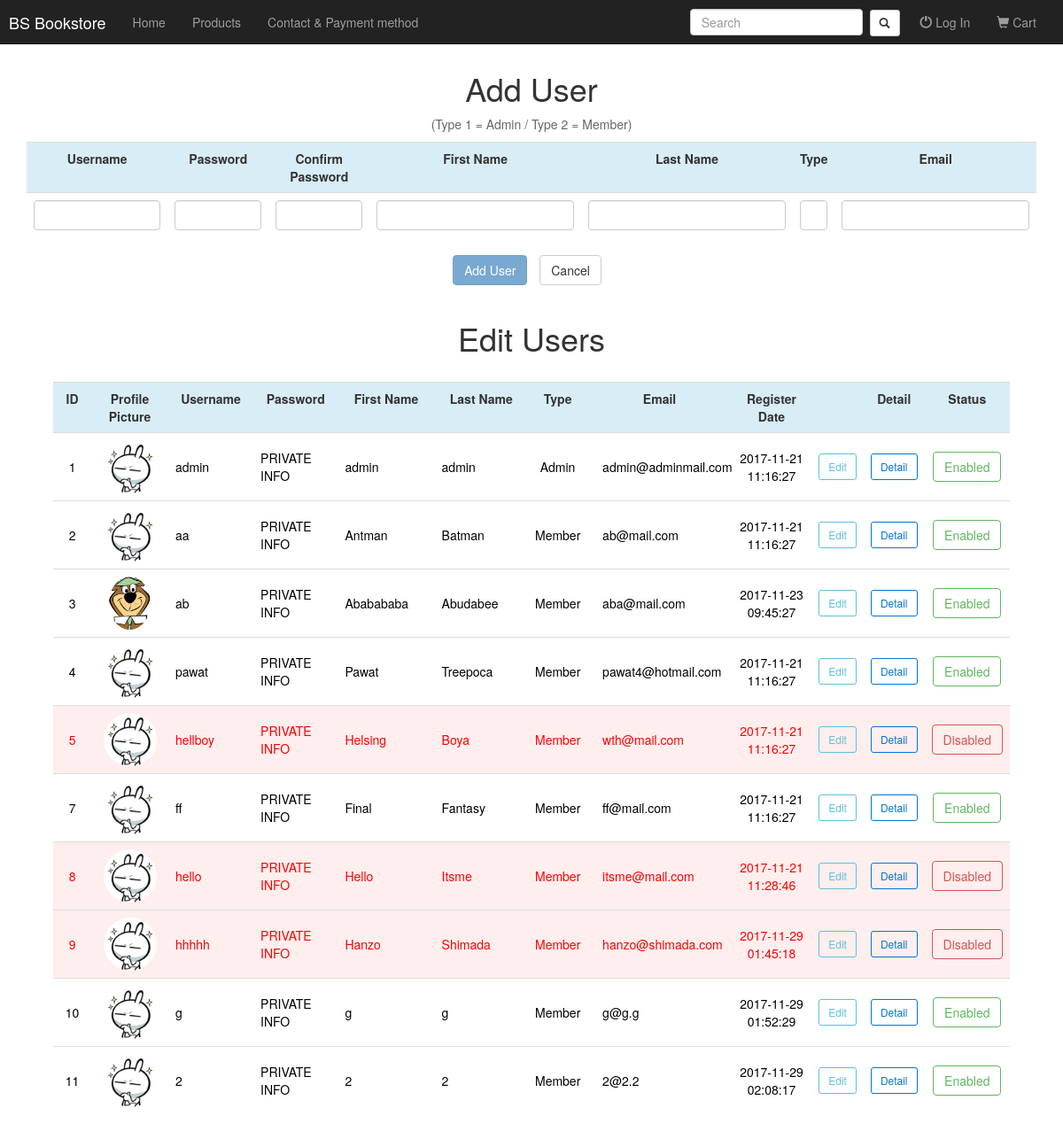
Screenshot of /user_list.php with the database file from the repository.
### tables this page shows
CREATE TABLE `user` (
  `USER_ID` int(11) NOT NULL,
  `USER_NAME` varchar(20) NOT NULL,
  `USER_PASSWORD` varchar(20) NOT NULL,
  `USER_TYPE` int(11) NOT NULL,
  `USER_FNAME` varchar(40) NOT NULL,
  `USER_LNAME` varchar(40) NOT NULL,
  `USER_EMAIL` varchar(50) NOT NULL,
  `register_date` datetime NOT NULL DEFAULT CURRENT_TIMESTAMP,
  `disable` tinyint(1) NOT NULL,
  `propic` varchar(200) NOT NULL DEFAULT '0.jpg'
);

CREATE TABLE `usertype` (
  `TYPE_ID` int(11) NOT NULL,
  `TYPE_NAME` varchar(20) NOT NULL
);

### user_list.php (the view, shortened to what this page needs)
<!DOCTYPE html>
<?php
    require_once("navbar.php");
  ?>
<html lang="en">
<head>
  <link rel="stylesheet" href="bootstrap/css/bootstrap.css" type="text/css">
  <link rel="stylesheet" href="modal.css" type="text/css">
  <link rel="stylesheet" href="btnoutline.css" type="text/css">
  <link rel="stylesheet" href="alert.css" type="text/css">
</head>
<body>
<nav class="navbar navbar-inverse navbar-fixed-top">
</nav>
<br><br><br>
    <div class="text-center">
        <h1>Add User</h1>
        <p style="color:#656565;">(Type 1 = Admin / Type 2 = Member)</p>
    </div>
    <form id="add" action="user_edit.php" method="POST">
          <table align="center" class="table table-hover center row-add" style="width:95%;">
            <tr class="info">
              <th class="text-center" >Username</th>
              <th class="text-center" >Password</th>
              <th class="text-center" >Confirm Password</th>
              <th class="text-center" >First Name</th>
              <th class="text-center" >Last Name</th>
              <th class="text-center" >Type</th>
              <th class="text-center" >Email</th>
            </tr>
            <tr>
                <td class="text-left" style="width:14%;"><input type="text" maxlength="20" class="form-control" name="username" value="" style="width:100%;"></td>
                <td class="text-left" style="width:10%;"><input type="password" maxlength="20" class="form-control"  name="password" value="" style="width:100%;"></td>
                <td class="text-left" style="width:10%;"><input type="password" maxlength="20" class="form-control"  name="cpassword" value="" style="width:100%;"></td>
                <td class="text-left" style="width:21%;"><input type="text" maxlength="40" class="form-control"  name="fname" value="" style="width:100%;"></td>
                <td class="text-left" style="width:21%;"><input type="text" maxlength="40" class="form-control"  name="lname" value="" style="width:100%;"></td>
                <td class="text-center" style="width:4%;"><input type="text" maxlength="1" class="form-control text-center"  name="type" value="" style="width:100%;"></td>
                <td class="text-left" style="width:23%;"><input type="email" maxlength="50" class="form-control"  name="email" value="" style="width:100%;"></td>
            </tr>
          </table>
          <div class="text-center">
              <input class="btn-primary btn" style="margin-right:10px;display:inline-block;" type="submit" name="add_user" value="Add User" id="register" disabled="disabled">
              <input class="btn-default btn" style="margin-right:10px;display:inline-block;" type="submit" name="cancel" value="Cancel" formaction="user_list.php">
          </div>
    </form>
  <?php
      $q = 'SELECT * FROM user JOIN usertype WHERE TYPE_ID = USER_TYPE ORDER BY USER_ID ASC';
      $result = $mysqli->query($q);
      if($result){
  ?>
          <br>
          <div id="edit" class="text-center">
              <h1>Edit Users</h1><br>
          </div>
          <form id="myform" action="user_edit.php" method="POST">
              <table align="center" class="table table-hover center" style="width:90%;">
                  <tr class="info">
                      <th class="text-center" >ID</th>
                      <th class="text-center" >Profile Picture</th>
                      <th class="text-center" >Username</th>
                      <th class="text-center" >Password</th>
                      <th class="text-center" >First Name</th>
                      <th class="text-center" >Last Name</th>
                      <th class="text-center" >Type</th>
                      <th class="text-center" >Email</th>
                      <th class="text-center" >Register Date</th>
                      <th></th>
                      <th class="text-center" >Detail</th>
                      <th class="text-center" >Status</th>
                  </tr>
                  <?php
                  while($row=$result->fetch_array()){ ?>
                      <tr style="color:
                          <?php
                              if($row['disable']){echo 'red;background:rgba(255, 213, 213,.4);';}
                              else{echo 'black;';}
                          ?>
                      ">
                        <?php
                        if(isset($_POST['edit']) && $_POST['edit']== $row['USER_ID']){?>
                                    <td class="text-center" style="vertical-align:middle;width:5%;">
                                        <input type="hidden" name="id" value="<?=$row['USER_ID']?>">
                                        <?= $row['USER_ID']; ?>
                                    </td>
                                    <td class="text-center" style="vertical-align:middle;">
                                        <img src="profile/<?=$row['propic']?>" style="height:60px;width:60;border-radius:50%;">
                                    </td>
                                    <td class="text-left" style="vertical-align:middle;width:10%;;">
                                        <input type="text" class="form-control"  name="username" value="<?=$row['USER_NAME']?>" style="width:100%;">
                                    </td>
                                    <td class="text-left" style="vertical-align:middle;width:10%;;">
                                          <input type="text" class="form-control"  name="password" value="<?=$row['USER_PASSWORD']?>" style="width:100%;">
                                    </td>
                                    <td class="text-left" style="vertical-align:middle;width:15%;">
                                        <input type="text" class="form-control"  name="fname" value="<?=$row['USER_FNAME']?>" style="width:95%;display:inline-block;">
                                    </td>
                                    <td class="text-left" style="vertical-align:middle;width:15%;">
                                        <input type="text" class="form-control"  name="lname" value="<?=$row['USER_LNAME']?>" style="width:95%;display:inline-block;">
                                    </td>
                                    <td class="text-center" style="vertical-align:middle;">
                                        <?=$row['TYPE_NAME']?>
                                    </td>
                                    <td class="text-center" style="vertical-align:middle;width:15%;">
                                        <input type="text" class="form-control"  name="email" value="<?=$row['USER_EMAIL']?>" style="width:90%;">
                                        </td>
                                    <td class="text-center" style="vertical-align:middle;width:10%;">
                                        <?=$row['register_date']?>
                                    </td>
                                    <td id="<?=$row['USER_ID']?>" class="text-center" style="vertical-align:middle;width:5%;">
                                        <button class="btn btn-info btn-sm" type="submit" form="myform" name="update" value="Update Changes">Save</button>
                                        <input class="btn-default btn btn-sm" style="display:inline-block;margin-top:6px;color:#858585;" type="submit" name="cancel" value="Cancel" formaction="user_list.php#<?=$_POST['edit']?>">
                                    </td>
                                    <td id="<?=$row['USER_ID']?>" class="text-center" style="vertical-align:middle;width:4%;">
                                        <form id="detail_form" action="user_list_detail.php" method="POST">
                                          <button class="btn btn-outline-primary btn-sm" type="submit" form="detail_form" name="detail" value="<?=$row['USER_ID']?>">Detail</button>
                                        </form>
                                    </td>
                                    <td class="text-center" style="vertical-align:middle;width:40px;">
                                      <form id="disable_form" action="user_edit.php" method="POST">
                                        <button
                                          <?php
                                              if(!$row['disable']){echo 'class="btn btn-outline-success" onclick="return confirm(\'Do you want to DISABLE this user?\')"';}
                                              else{echo 'class="btn btn-outline-danger" onclick="return confirm(\'Do you want to ENABLE this user?\')"';}
                                          ?>
                                        form="disable_form" type="submit" name="disable" value="<?= $row['USER_ID']?>">
                                          <?php
                                              if(!$row['disable']){echo "Enabled";}
                                              else{echo "Disabled";}
                                          ?>
                                        </button>
                                      </form>
                                    </td>
                                </tr>
                              <?php
                        }else{?>
                                    <td class="text-center" style="vertical-align:middle;width:5%;">
                                      <?= $row['USER_ID']; ?>
                                    </td>
                                    <td class="text-center" style="vertical-align:middle;width:9%;">
                                        <img src="profile/<?=$row['propic']?>" style="height:60px;width:60;border-radius:50%;">
                                    </td>
                                    <td class="text-left" style="vertical-align:middle;width:10%;;">
                                        <?=$row['USER_NAME']?>
                                    </td>
                                    <td class="text-left" style="vertical-align:middle;width:10%;;">
                                      PRIVATE INFO
                                    </td>
                                    <td class="text-left" style="vertical-align:middle;width:12%;">
                                        <?=$row['USER_FNAME']?>
                                    </td>
                                    <td class="text-left" style="vertical-align:middle;width:12%;">
                                        <?=$row['USER_LNAME']?>
                                    </td>
                                    <td class="text-center" style="vertical-align:middle;">
                                        <?=$row['TYPE_NAME']?>
                                    </td>
                                    <td class="text-left" style="vertical-align:middle;width:15%;">
                                        <span style="padding-left:6%"><?=$row['USER_EMAIL']?></span>
                                    </td>
                                    <td class="text-center" style="vertical-align:middle;width:10%;">
                                        <?=$row['register_date']?>
                                    </td>
                                    <td id="<?=$row['USER_ID']?>" class="text-center" style="vertical-align:middle;width:5%;">
                                        <form id="edit_form" action="user_list.php#edit" method="POST">
                                          <button class="btn btn-outline-info btn-sm" type="submit" form="edit_form" name="edit" value="<?=$row['USER_ID']?>">Edit</button>
                                        </form>
                                    </td>
                                    <td id="<?=$row['USER_ID']?>" class="text-center" style="vertical-align:middle;width:4%;">
                                        <form id="detail_form" action="user_list_detail.php" method="POST">
                                          <button class="btn btn-outline-primary btn-sm" type="submit" form="detail_form" name="detail" value="<?=$row['USER_ID']?>">Detail</button>
                                        </form>
                                    </td>
                                    <td class="text-center" style="vertical-align:middle;width:40px;">
                                        <form id="disable_form" action="user_edit.php" method="POST">
                                          <button
                                            <?php
                                                if(!$row['disable']){echo 'class="btn btn-outline-success" onclick="return confirm(\'Do you want to DISABLE this user?\')"';}
                                                else{echo 'class="btn btn-outline-danger" onclick="return confirm(\'Do you want to ENABLE this user?\')"';}
                                            ?>
                                          form="disable_form" type="submit" name="disable" value="<?= $row['USER_ID']?>">
                                            <?php
                                                if(!$row['disable']){echo "Enabled";}
                                                else{echo "Disabled";}
                                            ?>
                                          </button>
                                        </form>
                                    </td>
                                </tr>
                              <?php
                            }
                          }
                          ?>
                        </table>
          </form>
          <br><br><br>
          <?php
      }?>
</body>
</html>

### btnoutline.css (style rules this page uses)
.btn-outline-danger { color:#d9534f; background-image:none; background-color:transparent; border-color:#d9534f; }
.btn-outline-info { color:#5bc0de; background-image:none; background-color:transparent; border-color:#5bc0de; }
.btn-outline-primary { color:#0275d8; background-image:none; background-color:transparent; border-color:#0275d8; }
.btn-outline-success { color:#5cb85c; background-image:none; background-color:transparent; border-color:#5cb85c; }

### user_list.php (style rules this page uses)
.navbar { margin-bottom: 0px; border-radius: 0; }

### rows the page displays
user: USER_ID "1", propic (picture), USER_NAME "admin", USER_FNAME "admin", USER_LNAME "admin", usertype.TYPE_NAME "Admin", USER_EMAIL "admin@adminmail.com", register_date "2017-11-21 11:16:27", disable "Enabled"
user: USER_ID "2", propic (picture), USER_NAME "aa", USER_FNAME "Antman", USER_LNAME "Batman", usertype.TYPE_NAME "Member", USER_EMAIL "ab@mail.com", register_date "2017-11-21 11:16:27", disable "Enabled"
user: USER_ID "3", propic (picture), USER_NAME "ab", USER_FNAME "Ababababa", USER_LNAME "Abudabee", usertype.TYPE_NAME "Member", USER_EMAIL "aba@mail.com", register_date "2017-11-23 09:45:27", disable "Enabled"
user: USER_ID "4", propic (picture), USER_NAME "pawat", USER_FNAME "Pawat", USER_LNAME "Treepoca", usertype.TYPE_NAME "Member", USER_EMAIL "pawat4@hotmail.com", register_date "2017-11-21 11:16:27", disable "Enabled"
user: USER_ID "5", propic (picture), USER_NAME "hellboy", USER_FNAME "Helsing", USER_LNAME "Boya", usertype.TYPE_NAME "Member", USER_EMAIL "wth@mail.com", register_date "2017-11-21 11:16:27", disable "Disabled"
user: USER_ID "7", propic (picture), USER_NAME "ff", USER_FNAME "Final", USER_LNAME "Fantasy", usertype.TYPE_NAME "Member", USER_EMAIL "ff@mail.com", register_date "2017-11-21 11:16:27", disable "Enabled"
user: USER_ID "8", propic (picture), USER_NAME "hello", USER_FNAME "Hello", USER_LNAME "Itsme", usertype.TYPE_NAME "Member", USER_EMAIL "itsme@mail.com", register_date "2017-11-21 11:28:46", disable "Disabled"
user: USER_ID "9", propic (picture), USER_NAME "hhhhh", USER_FNAME "Hanzo", USER_LNAME "Shimada", usertype.TYPE_NAME "Member", USER_EMAIL "hanzo@shimada.com", register_date "2017-11-29 01:45:18", disable "Disabled"
user: USER_ID "10", propic (picture), USER_NAME "g", USER_FNAME "g", USER_LNAME "g", usertype.TYPE_NAME "Member", USER_EMAIL "g@g.g", register_date "2017-11-29 01:52:29", disable "Enabled"
user: USER_ID "11", propic (picture), USER_NAME "2", USER_FNAME "2", USER_LNAME "2", usertype.TYPE_NAME "Member", USER_EMAIL "2@2.2", register_date "2017-11-29 02:08:17", disable "Enabled"

### other values shown
$_SESSION['logstat'] "Log In"
